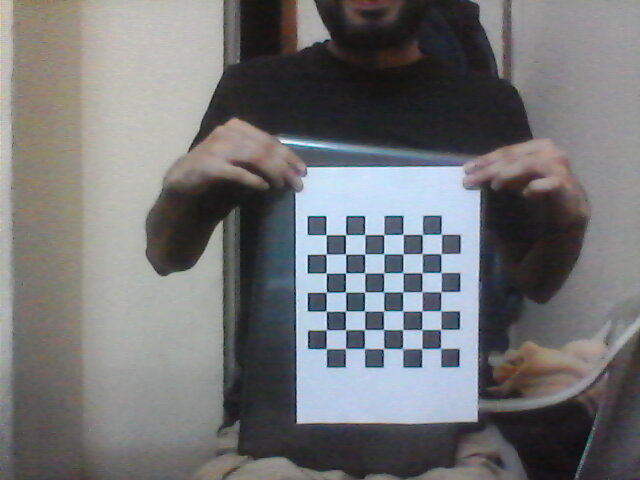
#> input picture images/2019-10-20-212548.jpg, 640 x 480 px; its folder holds only this picture in this run
$ python cameraCalib.py
#> lines starting #> are read from the running program, lines starting #| are printed output that depends on the picture; after the words box and inside, x2 and y2 are one past the last pixel; in counts of white or black regions, pixels touching at a corner belong together
import numpy as np
import cv2
import glob


def calibrateCamera(image_folder):
#> called with image_folder = 'images'
    criteria = (cv2.TERM_CRITERIA_EPS + cv2.TERM_CRITERIA_MAX_ITER, 30, 0.001)

    # prepare object points, like (0,0,0), (1,0,0), (2,0,0) ....,(6,5,0)
    objp = np.zeros((7*7,3), np.float32)
    objp[:,:2] = np.mgrid[0:7,0:7].T.reshape(-1,2)

    # Arrays to store object points and image points from all the images.
    objpoints = [] # 3d point in real world space
    imgpoints = [] # 2d points in image plane.

    images = glob.glob('./'+image_folder+'/'+'*.jpg')

    print(images)
    for fname in images:
        img = cv2.imread(fname)
#> img is the input picture: shape (480, 640, 3); mean B, G, R 117.6, 115.6, 115
        gray = cv2.cvtColor(img,cv2.COLOR_BGR2GRAY)
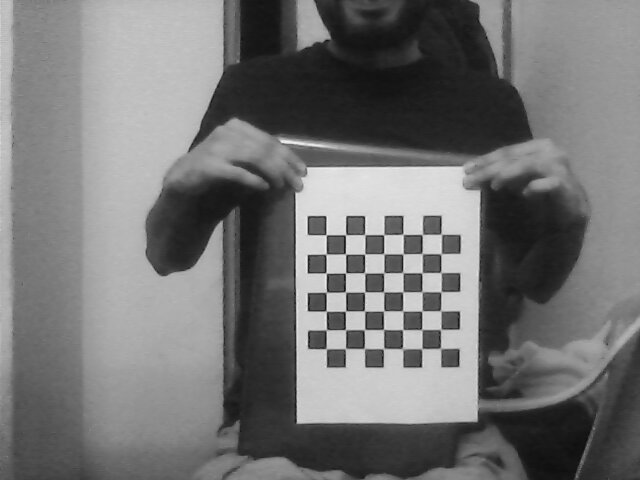
#> gray: shape (480, 640); min 12, max 244, mean 115.7
        cv2.imshow('input',img)
        cv2.waitKey(500)

        # Find the chess board corners
        ret, corners = cv2.findChessboardCorners(gray, (7,7),None)
#> ret = True; corners = 49 rows, first 8: [326.1, 234.8], [345.6, 234.8], [364.7, 234.5], [383.6, 234.8], [402.8, 234.1], [422, 234.7], [441.1, 234], [326, 254.2]
        print(ret)
#| True
        # If found, add object points, image points (after refining them)
        if ret == True:
            objpoints.append(objp)

            corners2 = cv2.cornerSubPix(gray,corners,(11,11),(-1,-1),criteria)
#> corners2 = 49 rows, first 8: [326.1, 234.8], [345.5, 234.7], [364.7, 234.6], [383.7, 234.6], [403.1, 234.4], [422.3, 234.4], [441.3, 234.3], [326.1, 254.1]
            imgpoints.append(corners2)

            # Draw and display the corners
            img = cv2.drawChessboardCorners(img, (7,7), corners2,ret)
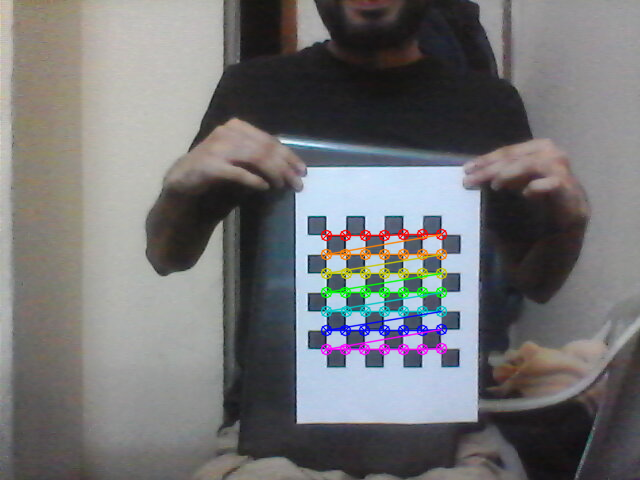
#> img: shape (480, 640, 3); 2.61% of pixels changed, all inside (x1, y1, x2, y2) = (320, 228, 448, 356)
            cv2.imshow('img',img)
            cv2.waitKey(500)

    cv2.destroyAllWindows()

    #callibration
    return cv2.calibrateCamera(objpoints, imgpoints, gray.shape[::-1],None,None)

if __name__ == "__main__" :
    ret, mtx, dist, rvecs, tvecs = calibrateCamera("images")
#> ret = 0.135; mtx = [[2158, 0, 271.7], [0, 2198.9, 188], [0, 0, 1]]; dist = [[-3.18, 399.6, -0.00851, -0.0603, -14735.4]]; rvecs = ([0.221, 0.0724, -0.00801],); tvecs = ([2.79, 2.35, 109.5],)
#    frames = saveImageFromWebcam()
    f = open("calibration_parameter.txt","w+")
    for i in range(len(mtx)):
        for j in range(len(mtx[0])):
            f.write("%f " % mtx[i][j])
        f.write("\n")
#> this loop made 3 passes
    f.close()

$ run again, on images/2019-10-20-212654.jpg
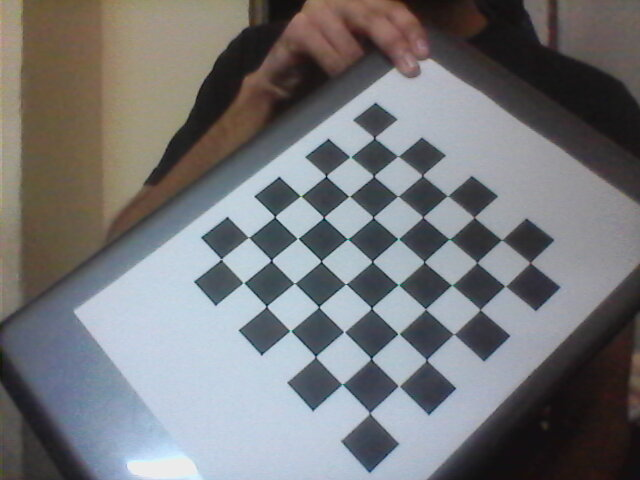
#> input picture images/2019-10-20-212654.jpg, 640 x 480 px
#> in calibrateCamera, img is the input picture: shape (480, 640, 3); mean B, G, R 120.5, 118.1, 117.5
#> in calibrateCamera, `gray = cv2.cvtColor(img,cv2.COLOR_BGR2GRAY)`:
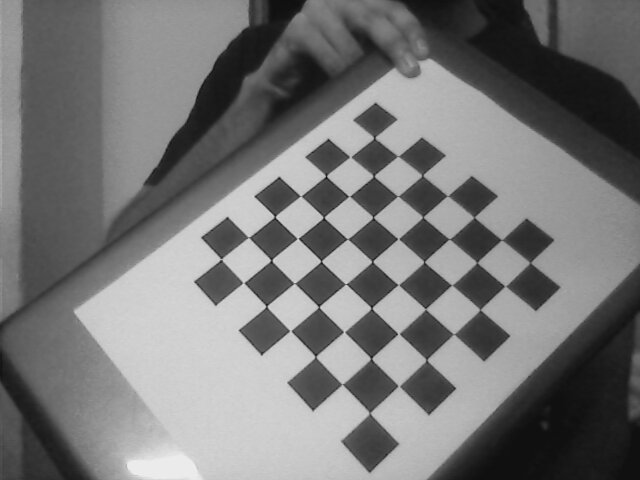
#> gray: shape (480, 640); min 13, max 240, mean 118.2
#> in calibrateCamera, `ret, corners = cv2.findChessboardCorners(gray, (7,7),None)`: ret = True; corners = 49 rows, first 8: [374.2, 137.8], [397.3, 156.3], [422.1, 175.3], [447.3, 196], [473.9, 217.3], [501.3, 239.8], [529.9, 262.6], [350.1, 156.9]
#| True
#> corners2 = 49 rows, first 8: [374.4, 137.8], [397.9, 156.3], [422.4, 175.3], [447.5, 195.7], [474.1, 217.2], [501.7, 239.8], [530.2, 262.5], [350.3, 156.8]
#> in calibrateCamera, `img = cv2.drawChessboardCorners(img, (7,7), corners2,ret)`:
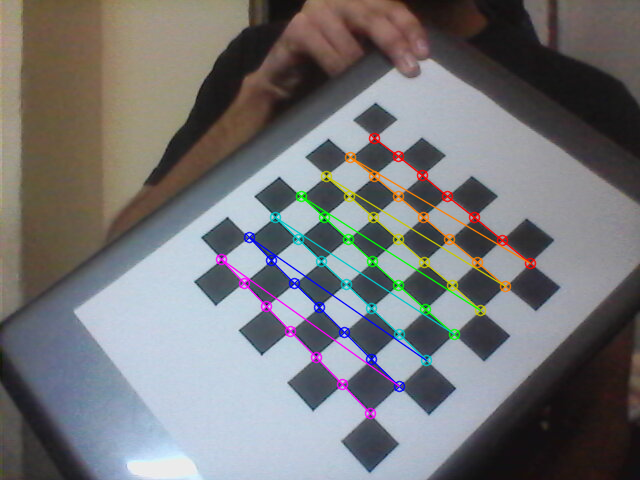
#> img: shape (480, 640, 3); 3.4% of pixels changed, all inside (x1, y1, x2, y2) = (215, 132, 537, 420)
#> `ret, mtx, dist, rvecs, tvecs = calibrateCamera("images")`: ret = 0.323; mtx = [[755.9, 0, 288.9], [0, 752.4, 196], [0, 0, 1]]; dist = [[-0.331, 5.12, -0.00982, -0.00169, -25.74]]; rvecs = ([-0.483, 0.338, 0.802],); tvecs = ([2.6, -1.79, 22.91],)
#> the loop `for i in range(len(mtx)):` made 3 passes

$ run again, on images/2019-10-20-212702.jpg
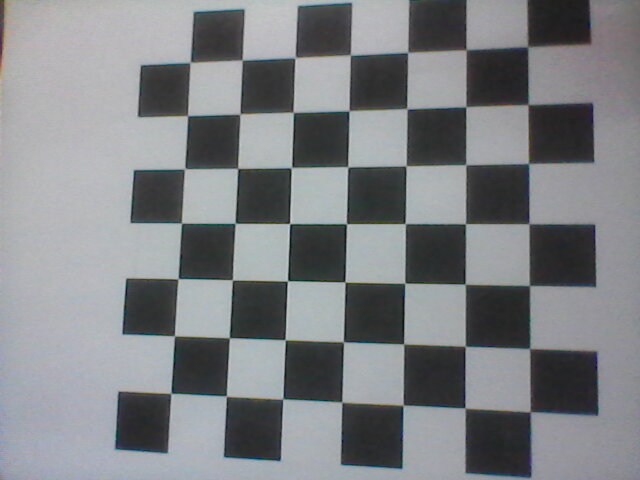
#> input picture images/2019-10-20-212702.jpg, 640 x 480 px
#> in calibrateCamera, img is the input picture: shape (480, 640, 3); mean B, G, R 132.2, 129, 126.6
#> in calibrateCamera, `ret, corners = cv2.findChessboardCorners(gray, (7,7),None)`: ret = True; corners = 49 rows, first 8: [189.9, 62.29], [242.2, 59.95], [294.8, 58.37], [350.3, 54.97], [407.5, 52.49], [466.1, 49.58], [527.4, 47.12], [187.7, 115.7]
#| True
#> corners2 = 49 rows, first 8: [190.2, 62.45], [242.2, 60.05], [295.1, 57.59], [350.4, 55.1], [407.6, 52.36], [466.2, 49.75], [527.7, 46.55], [187.6, 115.6]
#> in calibrateCamera, `img = cv2.drawChessboardCorners(img, (7,7), corners2,ret)`:
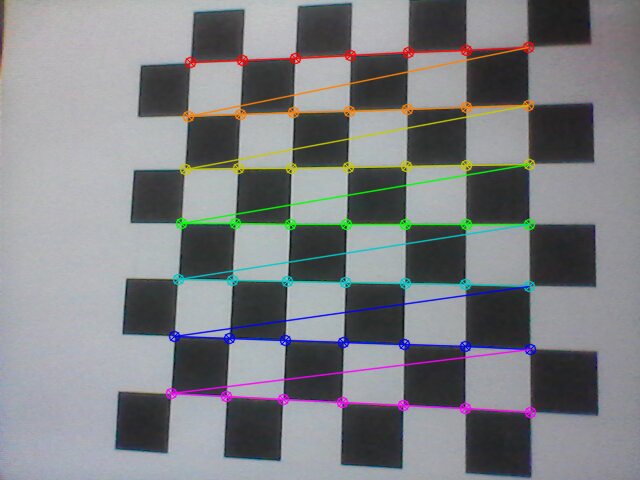
#> img: shape (480, 640, 3); 5.72% of pixels changed, all inside (x1, y1, x2, y2) = (165, 41, 537, 419)
#> `ret, mtx, dist, rvecs, tvecs = calibrateCamera("images")`: ret = 0.375; mtx = [[894.1, 0, 306], [0, 878.9, 149.6], [0, 0, 1]]; dist = [[0.182, -1.43, -0.0162, -0.00633, 4.02]]; rvecs = ([-0.187, 0.264, 0.00652],); tvecs = ([-2.12, -1.61, 16.47],)
#> the loop `for i in range(len(mtx)):` made 3 passes

$ run again, on images/2019-10-20-212715.jpg
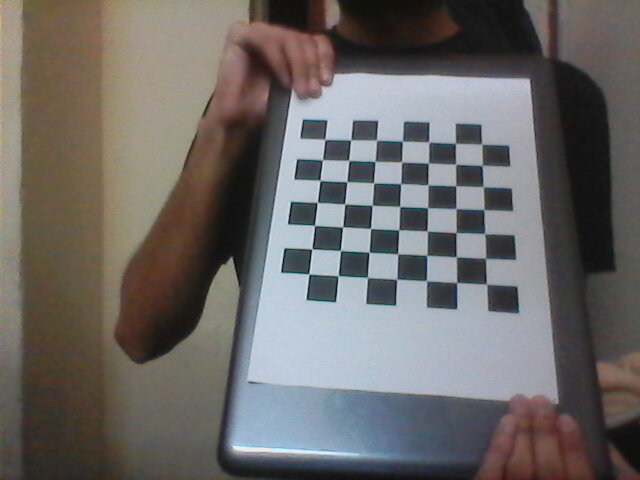
#> input picture images/2019-10-20-212715.jpg, 640 x 480 px
#> in calibrateCamera, img is the input picture: shape (480, 640, 3); mean B, G, R 102.4, 104.3, 107.7
#> in calibrateCamera, `gray = cv2.cvtColor(img,cv2.COLOR_BGR2GRAY)`:
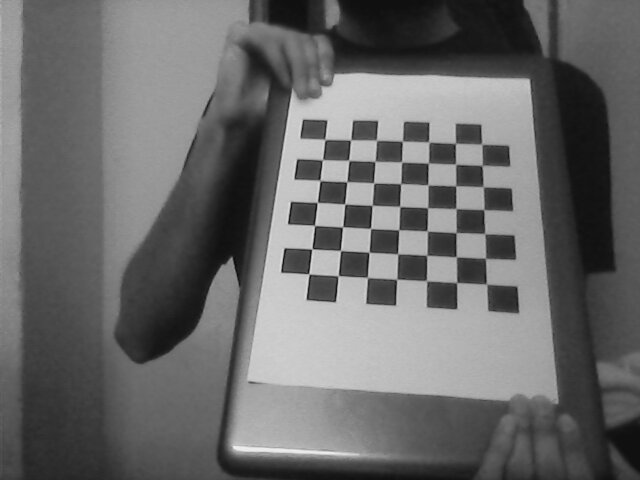
#> gray: shape (480, 640); min 10, max 243, mean 105.1
#> in calibrateCamera, `ret, corners = cv2.findChessboardCorners(gray, (7,7),None)`: ret = True; corners = 49 rows, first 8: [325.5, 140.2], [350.2, 140.4], [376.7, 140.5], [401.8, 141.5], [428.1, 141.3], [455.2, 143.9], [481.4, 143.7], [322.1, 160.2]
#| True
#> corners2 = 49 rows, first 8: [324.8, 139.4], [350.6, 139.9], [376.5, 140.3], [402.4, 141.2], [428.7, 142], [455.4, 143.3], [481.8, 144.2], [322.4, 159.8]
#> in calibrateCamera, `img = cv2.drawChessboardCorners(img, (7,7), corners2,ret)`:
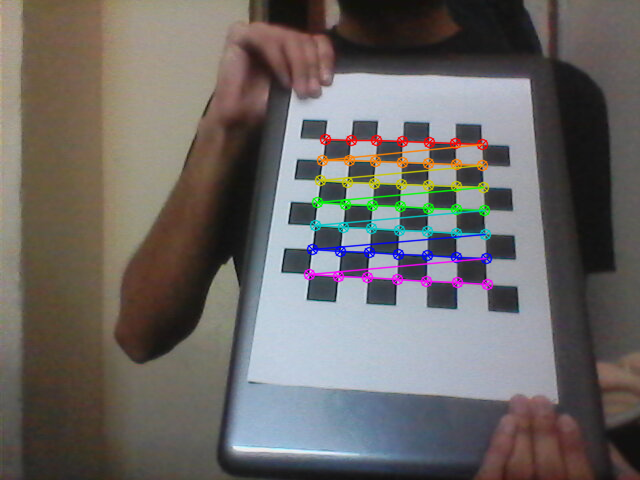
#> img: shape (480, 640, 3); 3.29% of pixels changed, all inside (x1, y1, x2, y2) = (303, 133, 494, 291)
#> `ret, mtx, dist, rvecs, tvecs = calibrateCamera("images")`: ret = 0.236; mtx = [[732.8, 0, 274.5], [0, 760.1, 228.6], [0, 0, 1]]; dist = [[0.412, -3.87, -0.0173, -0.0263, 11.73]]; rvecs = ([-0.62, 0.127, 0.0968],); tvecs = ([1.97, -3.35, 28.66],)
#> the loop `for i in range(len(mtx)):` made 3 passes
